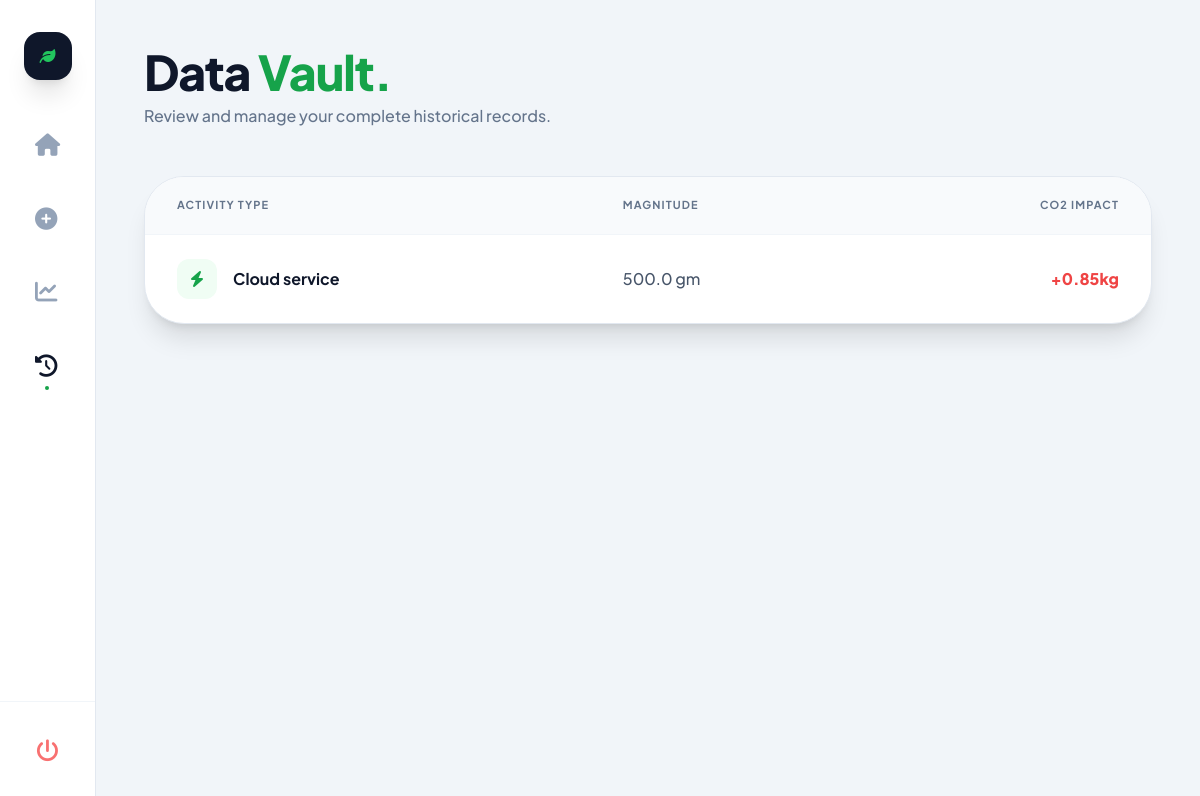
/history/ (signed in), run on the app's committed database.
### core/models.py (models this page shows, shortened)
class CarbonEntry(models.Model):
    user = models.ForeignKey(User, on_delete=models.CASCADE)
    category = models.ForeignKey(Category, on_delete=models.CASCADE)
    value = models.FloatField(verbose_name="Quantity Used") # Users enter '5' here
    co2_total = models.FloatField(editable=False) # Code calculates the result here
    created_at = models.DateTimeField(auto_now_add=True)

class Category(models.Model):
    name = models.CharField(max_length=100)
    unit = models.CharField(max_length=20, default='units') # e.g., 'km' or 'hours'
    co2_per_unit = models.FloatField(
        default=0.0,
        help_text="kg of CO2 emitted per 1 unit"
    )
    icon_code = models.CharField(max_length=50, default='bolt')
    class Meta:
        verbose_name_plural = "Categories"

### core/views.py (the view)
# urls.py: path('history/', views.history, name='history'),
@login_required
def history(request):
    entries = CarbonEntry.objects.filter(user=request.user).order_by('-created_at')
    return render(request, 'core/history.html', {'entries': entries})

### core/templates/core/history.html
{% extends 'core/base.html' %}
{% block content %}
<header class="mb-12">
    <h1 class="text-5xl font-[800] text-slate-900 tracking-tight">Data <span class="text-green-600">Vault.</span></h1>
    <p class="text-slate-500 mt-2 font-medium">Review and manage your complete historical records.</p>
</header>
<div class="bg-white rounded-[2.5rem] border border-slate-200 shadow-xl overflow-hidden">
    <table class="w-full text-left">
        <thead class="bg-slate-50 text-slate-500 text-[11px] font-bold uppercase tracking-widest">
            <tr>
                <th class="px-8 py-5 border-b border-slate-100">Activity Type</th>
                <th class="px-8 py-5 border-b border-slate-100">Magnitude</th>
                <th class="px-8 py-5 border-b border-slate-100 text-right">CO2 Impact</th>
            </tr>
        </thead>
        <tbody class="divide-y divide-slate-50">
            {% for entry in entries %}
            <tr class="hover:bg-slate-50/50 transition duration-200">
                <td class="px-8 py-6">
                    <div class="flex items-center gap-4">
                        <div class="w-10 h-10 rounded-xl bg-green-50 text-green-600 flex items-center justify-center">
                            <i class="fa-solid fa-{{ entry.category.icon_code|default:'leaf' }}"></i>
                        </div>
                        <span class="font-bold text-slate-900">{{ entry.category.name }}</span>
                    </div>
                </td>
                <td class="px-8 py-6 text-slate-600 font-medium">{{ entry.value }} {{ entry.category.unit }}</td>
                <td class="px-8 py-6 text-right font-black text-red-500">+{{ entry.co2_total|floatformat:2 }}kg</td>
            </tr>
            {% endfor %}
        </tbody>
    </table>
</div>
{% endblock %}

### core/templates/core/base.html (style rules this page uses)
body { font-family: 'Plus Jakarta Sans', sans-serif; background-color: #f1f5f9; color: #0f172a; scroll-behavior: smooth; }

### data on the page
CarbonEntry: category.name "Cloud service", value "500.0", category.unit "gm", co2_total "0.85"
